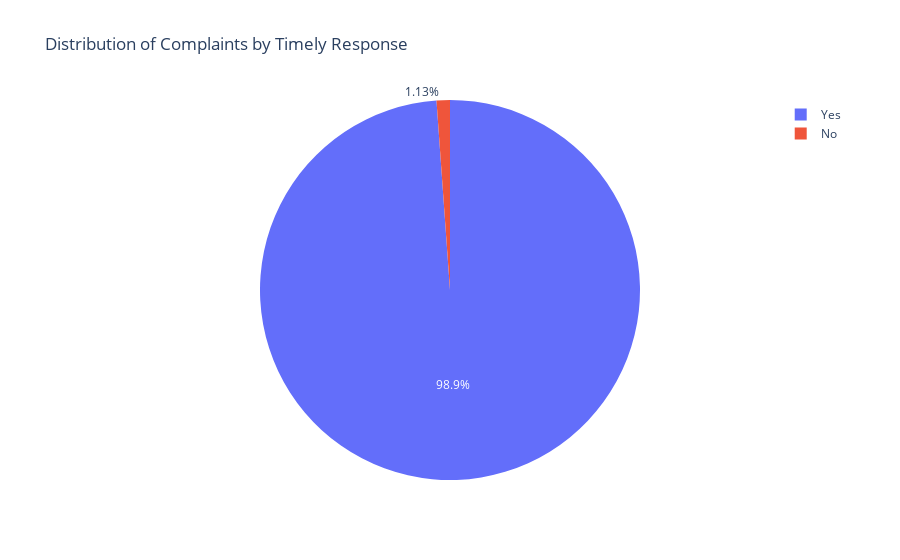

This figure's notebook cell:
### Markdown cell above
# Insight 10: Distribution of Complaints by Timely Response

### Code cell
timely_response = df1['Timely response?'].value_counts().reset_index()
timely_response.columns = ['Timely Response', 'Number of Complaints']
fig = px.pie(timely_response, values='Number of Complaints', names='Timely Response', title='Distribution of Complaints by Timely Response')
fig.update_layout(title='Distribution of Complaints by Timely Response')

### Figure 1 — Plotly figure (JSON) as saved in the notebook; plotly's stock layout.template omitted (floating-point values rounded to 4 significant figures)
{"data": [{"domain": {"x": [0, 1], "y": [0, 1]}, "hovertemplate": "Timely Response=%{label}<br>Number of Complaints=%{value}<extra></extra>", "labels": ["Yes", "No"], "legendgroup": "", "name": "", "showlegend": true, "type": "pie", "values": [5109230, 58552]}], "layout": {"legend": {"tracegroupgap": 0}, "title": {"text": "Distribution of Complaints by Timely Response"}}}
